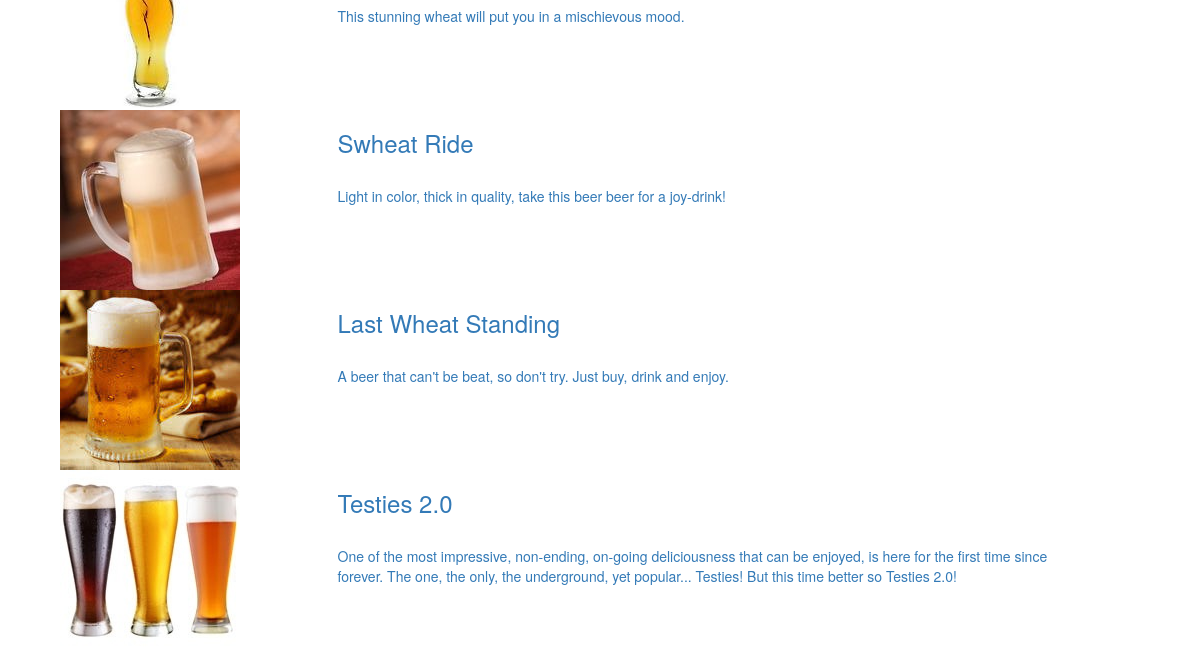
The app's page /beers (lower part), older data.
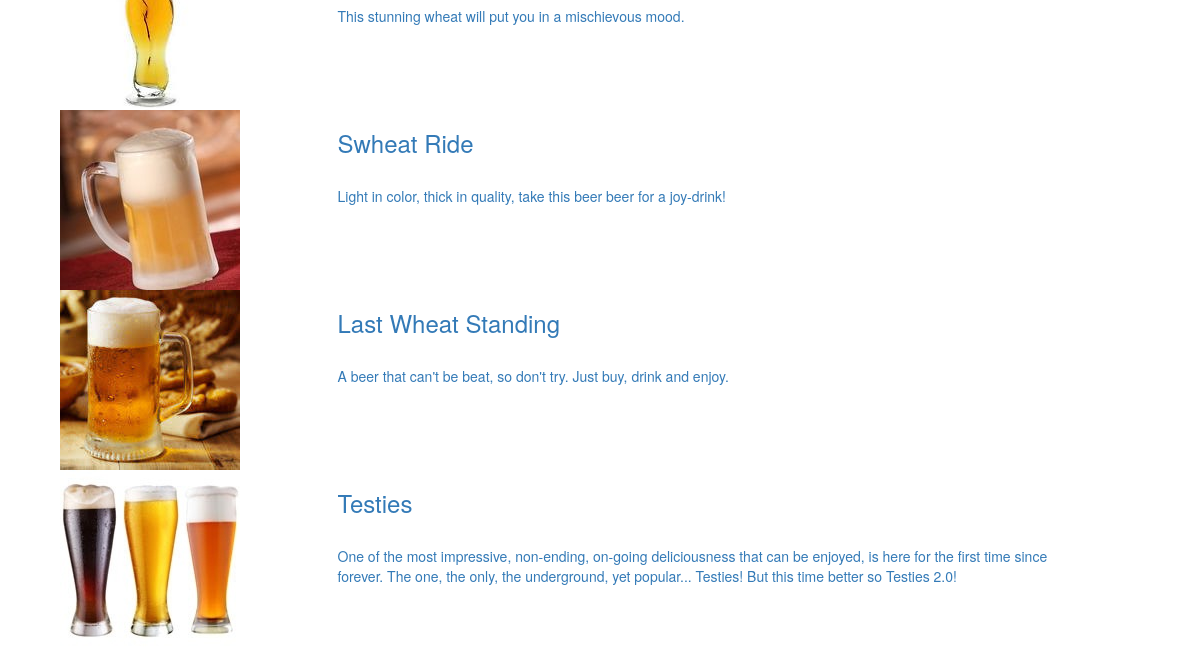
The same page, newer data.
### database_setup.py (models this page shows, shortened)
class Item(Base):
    __tablename__ = 'items'
    id = Column(Integer, primary_key=True)
    name = Column(String(50), nullable=False)
    description = Column(String(500))
    picture_path = Column(String(250))
    price = Column(String(10))
    ibu = Column(String(3))
    abv = Column(String(3))
    category_id = Column(Integer, ForeignKey('categories.id'))
    category = relationship(Category)
    user_id = Column(Integer, ForeignKey('users.id'))
    user = relationship(User)

### main.py (the view)
@app.route('/') # GET - Landing page, directs routes to /beer
@app.route('/beers') # GET - List of all beer
def showAllBeers():
    categories = session.query(Category).order_by(asc(Category.name))
    query = session.query(Item)
    category_id_filter = request.args.get('category_id')
    if category_id_filter is not None:
        query = query.filter(Item.category_id == int(category_id_filter))
    print (query)
    items = query.all()
    return render_template('showAllBeers.html', categories=categories, items=items, Item=Item)

### templates/showAllBeers.html (shortened to what this page needs)
{% extends "main.html" %}
{% block content %}
    {% for item in items %}
    <a href="{{url_for('showSpecificBeer', item_id = item.id)}}">
    <div class="col-md-12 list_of_beers">
        <div class="col-md-3">
            <img src="{{item.picture_path}}" alt="Image of a Beer.">
        </div>
        <div class="col-md-8">
            <h3>{{item.name}}</h3>
            <p>{{item.description}}</p>
        </div>
    </div>
    </a>
    {% endfor %}
{% endblock %}

### templates/main.html (shortened to what this page needs)
<!DOCTYPE html>
<html lang="en">
    <head>
        <link rel="stylesheet" href="//netdna.bootstrapcdn.com/bootstrap/3.1.1/css/bootstrap.min.css">
        <link rel=stylesheet type=text/css href="{{ url_for('static', filename='styles.css') }}">
    </head>
    <body>
        <div class="container">
            {% block content %}
            {% endblock %}
        </div>
    </body>
</html>

### static/styles.css (style rules this page uses)
img { max-width: 100%; max-height: 100%; }

Row changes from the older to the newer data that the page shows:
changed Item: name "Testies 2.0" → "Testies"
